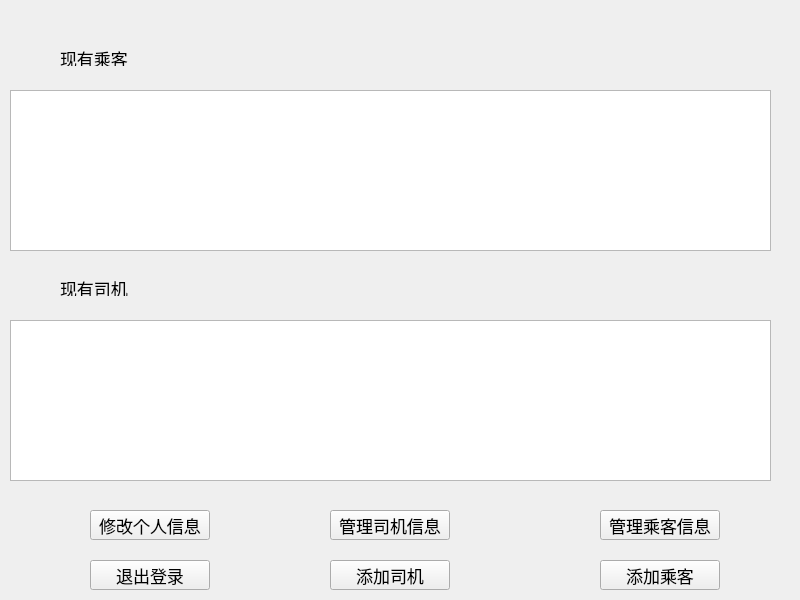
<?xml version="1.0" encoding="UTF-8"?>
<ui version="4.0">
 <class>administrationView</class>
 <widget class="QWidget" name="administrationView">
  <property name="geometry">
   <rect>
    <x>0</x>
    <y>0</y>
    <width>800</width>
    <height>600</height>
   </rect>
  </property>
  <property name="windowTitle">
   <string>Form</string>
  </property>
  <widget class="QTableView" name="passengersTable">
   <property name="geometry">
    <rect>
     <x>10</x>
     <y>90</y>
     <width>761</width>
     <height>161</height>
    </rect>
   </property>
  </widget>
  <widget class="QLabel" name="label">
   <property name="geometry">
    <rect>
     <x>60</x>
     <y>50</y>
     <width>71</width>
     <height>16</height>
    </rect>
   </property>
   <property name="font">
    <font>
     <pointsize>13</pointsize>
    </font>
   </property>
   <property name="text">
    <string>现有乘客</string>
   </property>
  </widget>
  <widget class="QPushButton" name="pushButton">
   <property name="geometry">
    <rect>
     <x>90</x>
     <y>510</y>
     <width>120</width>
     <height>30</height>
    </rect>
   </property>
   <property name="font">
    <font>
     <pointsize>13</pointsize>
    </font>
   </property>
   <property name="text">
    <string>修改个人信息</string>
   </property>
  </widget>
  <widget class="QPushButton" name="pushButton_2">
   <property name="geometry">
    <rect>
     <x>600</x>
     <y>510</y>
     <width>120</width>
     <height>30</height>
    </rect>
   </property>
   <property name="font">
    <font>
     <pointsize>13</pointsize>
    </font>
   </property>
   <property name="text">
    <string>管理乘客信息</string>
   </property>
  </widget>
  <widget class="QPushButton" name="pushButton_3">
   <property name="geometry">
    <rect>
     <x>600</x>
     <y>560</y>
     <width>120</width>
     <height>30</height>
    </rect>
   </property>
   <property name="font">
    <font>
     <pointsize>13</pointsize>
    </font>
   </property>
   <property name="text">
    <string>添加乘客</string>
   </property>
  </widget>
  <widget class="QLabel" name="label_2">
   <property name="geometry">
    <rect>
     <x>60</x>
     <y>280</y>
     <width>71</width>
     <height>16</height>
    </rect>
   </property>
   <property name="font">
    <font>
     <pointsize>13</pointsize>
    </font>
   </property>
   <property name="text">
    <string>现有司机</string>
   </property>
  </widget>
  <widget class="QTableView" name="taxiTable">
   <property name="geometry">
    <rect>
     <x>10</x>
     <y>320</y>
     <width>761</width>
     <height>161</height>
    </rect>
   </property>
  </widget>
  <widget class="QPushButton" name="pushButton_4">
   <property name="geometry">
    <rect>
     <x>330</x>
     <y>560</y>
     <width>120</width>
     <height>30</height>
    </rect>
   </property>
   <property name="font">
    <font>
     <pointsize>13</pointsize>
    </font>
   </property>
   <property name="text">
    <string>添加司机</string>
   </property>
  </widget>
  <widget class="QPushButton" name="pushButton_5">
   <property name="geometry">
    <rect>
     <x>330</x>
     <y>510</y>
     <width>120</width>
     <height>30</height>
    </rect>
   </property>
   <property name="font">
    <font>
     <pointsize>13</pointsize>
    </font>
   </property>
   <property name="text">
    <string>管理司机信息</string>
   </property>
  </widget>
  <widget class="QPushButton" name="pushButton_6">
   <property name="geometry">
    <rect>
     <x>90</x>
     <y>560</y>
     <width>120</width>
     <height>30</height>
    </rect>
   </property>
   <property name="font">
    <font>
     <pointsize>13</pointsize>
    </font>
   </property>
   <property name="text">
    <string>退出登录</string>
   </property>
  </widget>
 </widget>
 <resources/>
 <connections/>
</ui>
